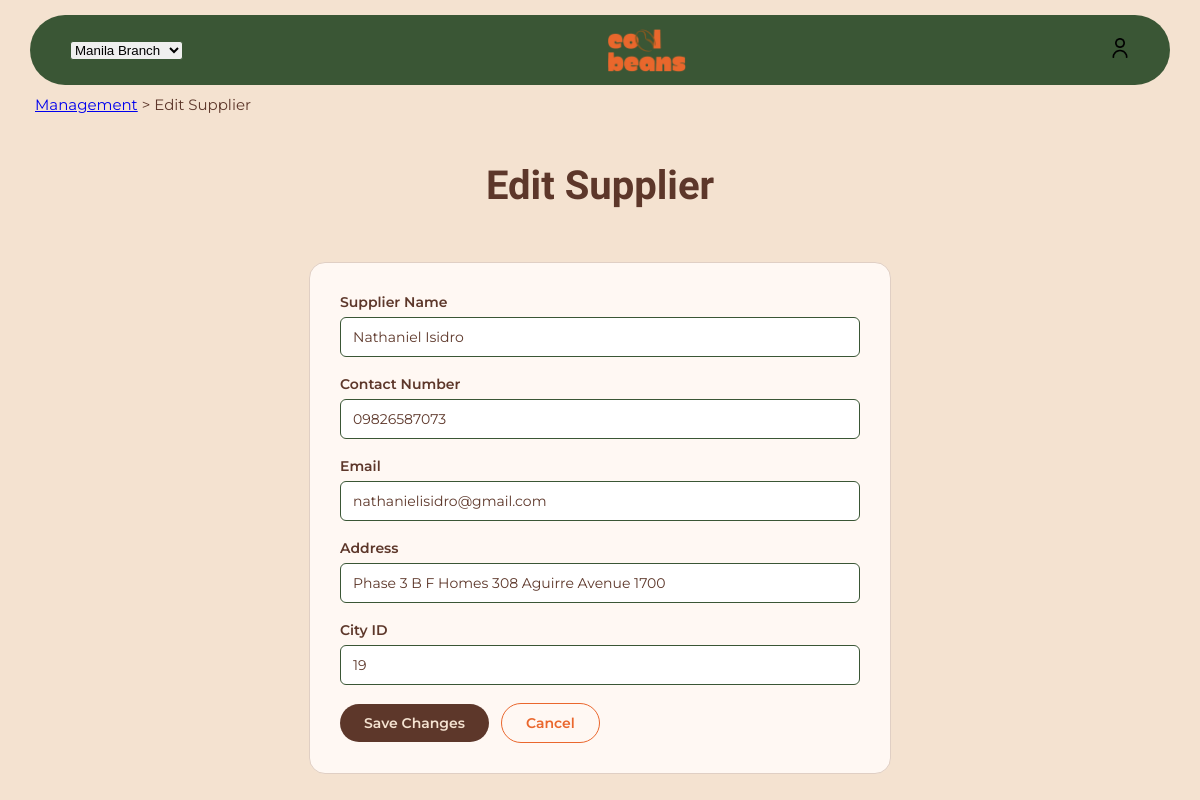
The page /coffee-backend/suppliers/edit_suppliers.php?id=1 on the database its author committed.
### tables this page shows
CREATE TABLE IF NOT EXISTS `supplier` (
  `supplier_id` INT NOT NULL AUTO_INCREMENT,
  `supplier_name` VARCHAR(100) NOT NULL,
  `contact_number` VARCHAR(45) NOT NULL,
  `email` VARCHAR(100) NOT NULL,
  `address` VARCHAR(255) NULL,
  `city_id` INT NOT NULL,
  PRIMARY KEY (`supplier_id`),
  UNIQUE INDEX `supplier_id_UNIQUE` (`supplier_id` ASC) VISIBLE,
  INDEX `fk_supplier_city1_idx` (`city_id` ASC) VISIBLE,
  CONSTRAINT `fk_supplier_city1`
    FOREIGN KEY (`city_id`)
    REFERENCES `city` (`city_id`)
    ON DELETE NO ACTION
    ON UPDATE NO ACTION);

### coffee-backend/suppliers/edit_suppliers.php (the view, shortened to what this page needs)
<?php
include("../config/db-connect.php");
$id = $_GET['id'];
$stmt = $conn->prepare("SELECT * FROM supplier WHERE supplier_id = ?");
$stmt->bind_param("i", $id);
$stmt->execute();
$supplier = $stmt->get_result()->fetch_assoc();
?>
<!DOCTYPE html>
<html>
<head>
    <link rel="stylesheet" href="../../public/common/style_mgmt.css">
</head>
<body>
    <header>
        <nav>
            <select>
                <option>Manila Branch</option>
            </select>
            <img src="../../public/common/logo.png" class="logo" alt="Cool Beans Logo" />
            <a href=""><img src="../../public/common/user.png" class="icons" /></a>
        </nav>
    </header>
    <div class="breadcrumb">
        <p><a href="../management/management.php">Management</a> &gt; Edit Supplier</p>
    </div>
    <h2>Edit Supplier</h2>
    <div class="form-container">
        <form method="POST" action="edit_suppliers.php?id=<?= $supplier['supplier_id'] ?>">
            <div class="form-group">
                <label>Supplier Name</label>
                <input type="text" name="supplier_name" value="<?= $supplier['supplier_name'] ?>" required>
            </div>
            <div class="form-group">
                <label>Contact Number</label>
                <input type="text" name="contact_number" value="<?= $supplier['contact_number'] ?>">
            </div>
            <div class="form-group">
                <label>Email</label>
                <input type="email" name="email" value="<?= $supplier['email'] ?>">
            </div>
            <div class="form-group">
                <label>Address</label>
                <input type="text" name="address" value="<?= $supplier['address'] ?>">
            </div>
            <div class="form-group">
                <label>City ID</label>
                <input type="number" name="city_id" value="<?= $supplier['city_id'] ?>">
            </div>
            <div class="btn-row">
                <button type="submit">Save Changes</button>
                <a class="cancel-btn" href="../management/management.php?tab=supplier-management">Cancel</a>
            </div>
        </form>
    </div>
</body>
</html>

### public/common/style_mgmt.css (style rules this page uses)
body { background-color: #F4E2D0; color: #5D372A; font-family: 'Montserrat', sans-serif; margin: 0; display: flex; flex-direction: column; align-items: center; }
h2 { font-family: 'Notable', sans-serif; font-size: 40px; color: #5D372A; text-align: center; }
header { width: 95%; display: flex; justify-content: center; position: fixed; top: 15px; z-index: 1000; }
header nav { display: flex; align-items: center; justify-content: space-between; width: 95%; height: 70px; border-radius: 70px; background-color:#3A5635; padding: 0 40px; position: relative; }
header a { text-decoration: none; color: black; font-size: 14px; font-weight: 600; }
.logo { height: 45px; }
.icons { height: 20px; }
.breadcrumb { margin-top: 80px; font-size: 15px; display: flex; align-self: flex-start; padding: 0 0 0 35px; }
input, select { border: solid 1px #3A5635; border-radius: 3px; }
.form-container { width: 90%; max-width: 520px; margin: 20px auto; padding: 30px; background-color: #fff8f3; border: 1px solid #e0cfc4; border-radius: 16px; }
.form-group { display: flex; flex-direction: column; gap: 6px; margin-bottom: 18px; }
.form-group label { font-weight: 600; font-size: 14px; color: #5D372A; }
.form-group input, .form-group select, .form-group textarea { padding: 10px 12px; border: 1px solid #3A5635; border-radius: 6px; font-family: 'Montserrat', sans-serif; font-size: 14px; color: #5D372A; background-color: #fff; width: 100%; box-sizing: border-box; }
.btn-row { display: flex; gap: 12px; margin-top: 8px; align-items: center; }
.btn-row button[type="submit"] { background-color: #5D372A; color: #F4E2D0; border: none; padding: 10px 24px; border-radius: 20px; font-family: 'Montserrat', sans-serif; font-weight: 600; font-size: 14px; cursor: pointer; }
.cancel-btn { padding: 10px 24px; border: 1px solid #EA672D; border-radius: 20px; text-decoration: none; color: #EA672D; font-weight: 600; font-size: 14px; }

### rows shown on the page
supplier: supplier_name "Nathaniel Isidro", contact_number "09826587073", email "nathanielisidro@gmail.com", address "Phase 3 B F Homes 308 Aguirre Avenue 1700", city_id "19"
